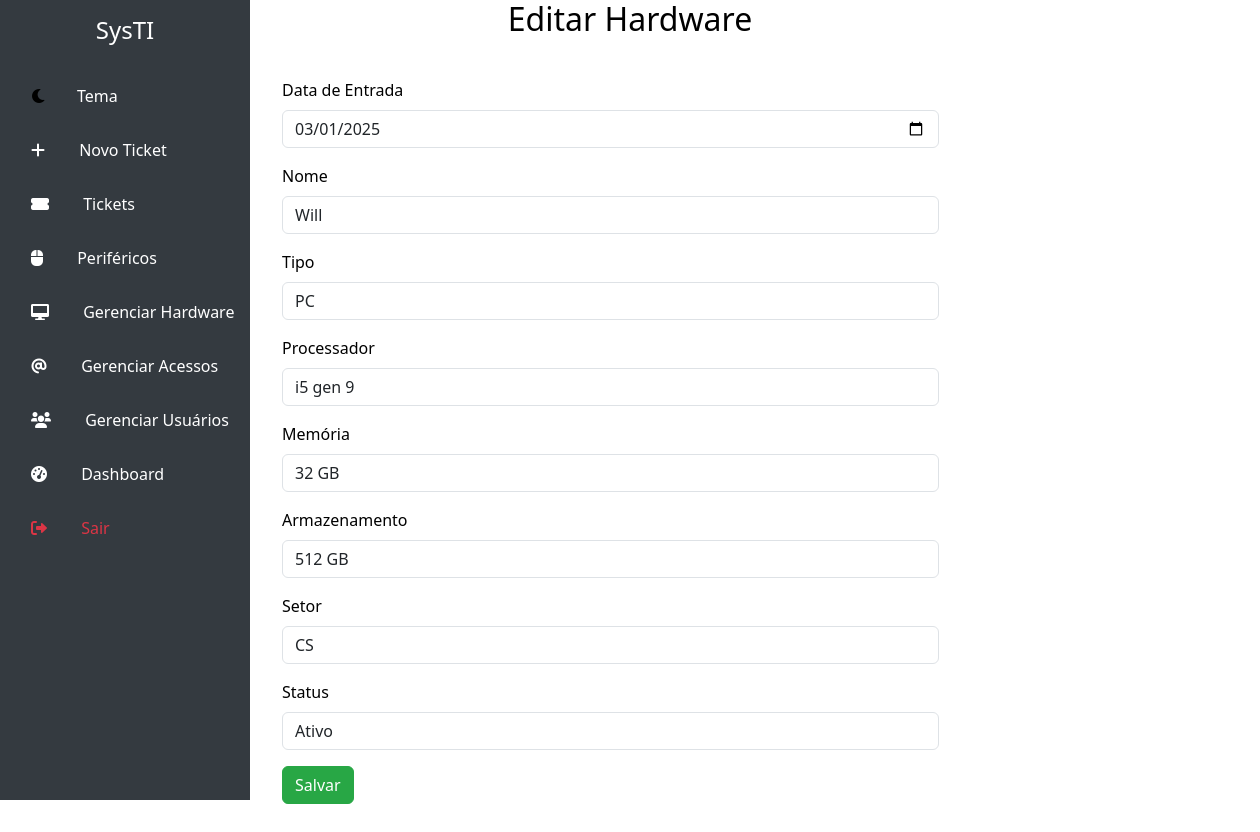
/editar_hardware/3 (signed in), run on the app's committed database.
### models.py (models this page shows)
class Hardware(db.Model):
    id = db.Column(db.Integer, primary_key=True)
    nome = db.Column(db.String(100), nullable=False)
    tipo = db.Column(db.String(50))
    usuario_id = db.Column(db.Integer, db.ForeignKey('user.id'))  # Relaciona ao usuário dono
    status = db.Column(db.String(50), default="ativo")
    processador = db.Column(db.String(200))
    armazenamento = db.Column(db.String(100))
    memoria = db.Column(db.String(100))
    data_entrada = db.Column(db.Date)
    setor = db.Column(db.String(50))

### app.py (the view, shortened to what this page needs)
@app.route('/editar_hardware/<int:id>', methods=['GET', 'POST'])
@login_required
def editar_hardware(id):
    hardware = Hardware.query.get_or_404(id)
    return render_template('editar_hardware.html', hardware=hardware)

### app.py (called while the page is built)
@login_manager.user_loader
def load_user(user_id):
    return User.query.get(int(user_id))

### templates/editar_hardware.html (shortened to what this page needs)
<!DOCTYPE html>
<html lang="pt-BR">
<head>
    <h2 class="text-center">Editar Hardware</h2>
    <link rel="stylesheet" href="https://cdn.jsdelivr.net/npm/bootstrap@5.3.0/dist/css/bootstrap.min.css">
    <link rel="stylesheet" href="https://cdnjs.cloudflare.com/ajax/libs/font-awesome/6.0.0-beta3/css/all.min.css">
    <link rel="stylesheet" href="{{ url_for('static', filename='tema.css') }}">
</head>
<body>
    <nav class="sidebar d-flex flex-column p-3">
        <h4 class="text-center text-white mb-4">SysTI</h4>
        <ul class="nav flex-column">
          {% include "toggle_mode.html" %}
          <li class="nav-item">
            <a class="nav-link" href="{{ url_for('formulario') }}">
              <i class="fas fa-plus"></i>
              <span class="d-none d-md-inline">Novo Ticket</span>
            </a>
          </li>
          {% if current_user.is_admin %}
          <li class="nav-item">
            <a class="nav-link" href="{{ url_for('listar_tickets') }}">
              <i class="fas fa-ticket-alt"></i>
              <span class="d-none d-md-inline">Tickets</span>
            </a>
          </li>
          <li class="nav-item">
            <a class="nav-link" href="{{ url_for('registrar_periferico') }}">
              <i class="fa-solid fa-computer-mouse"></i>
              <span class="d-none d-md-inline">Periféricos</span>
            </a>
          </li>
          <li class="nav-item">
            <a class="nav-link" href="{{ url_for('gerenciar_hardware') }}">
              <i class="fas fa-desktop"></i>
              <span class="d-none d-md-inline">Gerenciar Hardware</span>
            </a>
          </li>
          <li class="nav-item">
            <a class="nav-link" href="{{ url_for('listar_acessos') }}">
                <i class="fa-solid fa-at"></i>
                <span class="d-none d-md-inline">Gerenciar Acessos</span>
            </a>
        </li>
          <li class="nav-item">
            <a class="nav-link" href="{{ url_for('gerenciar_usuarios') }}">
              <i class="fas fa-users"></i>
              <span class="d-none d-md-inline">Gerenciar Usuários</span>
            </a>
          </li>
          <li class="nav-item">
            <a class="nav-link" href="{{ url_for('dashboard') }}">
              <i class="fas fa-tachometer-alt"></i>
              <span class="d-none d-md-inline">Dashboard</span>
            </a>
          </li>
          {% endif %}
          <li class="nav-item">
            <a class="nav-link text-danger" href="{{ url_for('logout') }}">
              <i class="fas fa-sign-out-alt"></i>
              <span class="d-none d-md-inline">Sair</span>
            </a>
          </li>
        </ul>
      </nav>
    <main class="col-md-10 offset-md-2 content">
        <div class="col-md-8">
            <form method="POST" action="{{ url_for('editar_hardware', id=hardware.id) }}">
                <div class="mb-3">
                    <label class="form-label">Data de Entrada</label>
                    <input type="date" class="form-control" name="data_entrada" value="{{ hardware.data_entrada }}">
                </div>
                <div class="mb-3">
                    <label class="form-label">Nome</label>
                    <input type="text" class="form-control" name="nome" value="{{ hardware.nome }}" required>
                </div>
                <div class="mb-3">
                    <label class="form-label">Tipo</label>
                    <select class="form-control" name="tipo">
                        <option value="PC" {% if hardware.tipo == 'PC' %}selected{% endif %}>PC</option>
                    </select>
                </div>
                <div class="mb-3">
                    <label class="form-label">Processador</label>
                    <input type="text" class="form-control" name="processador" value="{{ hardware.processador }}" required>
                </div>
                <div class="mb-3">
                    <label class="form-label">Memória</label>
                    <input type="text" class="form-control" name="memoria" value="{{ hardware.memoria }}" required>
                </div>
                <div class="mb-3">
                    <label class="form-label">Armazenamento</label>
                    <input type="text" class="form-control" name="armazenamento" value="{{ hardware.armazenamento }}" required>
                </div>
                <div class="mb-3">
                    <label class="form-label">Setor</label>
                    <select class="form-control" name="setor">
                        <option value="CS" {% if hardware.setor == 'CS' %}selected{% endif %}>CS</option>
                    </select>
                </div>
                <div class="mb-3">
                    <label class="form-label">Status</label>
                    <select class="form-control" name="status">
                        <option value="ativo" {% if hardware.status == 'ativo' %}selected{% endif %}>Ativo</option>
                    </select>
                </div>
                <button type="submit" class="btn btn-success">Salvar</button>
            </form>
        </div>
    </main>
</body>
</html>

### static/tema.css (style rules this page uses)
:root { --background-light: white; --text-light: black; --background-dark: #121212; --text-dark: white; --sidebar-light: #343a40; --sidebar-dark: #1f1f1f; --btn-hover-light: #333; --btn-hover-dark: #444; --success-color: #28a745; --success-hover: #218838; --danger-color: #dc3545; --btn-primary: #4a4cda; --fa-trash: #dc3545; }
body { background-color: var(--background-light); color: var(--text-light); transition: all 0.3s ease-in-out; }
.sidebar { background-color: var(--sidebar-light); }
.nav-link { color: white; }
.btn { color: white; transition: background-color 0.3s ease-in-out, color 0.3s ease-in-out; }
.btn-success { background-color: var(--success-color) !important; border-color: var(--success-color) !important; color: white !important; }
.text-danger { color: var(--danger-color) !important; }

### templates/editar_hardware.html (style rules this page uses)
.sidebar { width: 75px; height: 100vh; position: fixed; top: 0; left: 0; background-color: #343a40; transition: width 0.3s; overflow-x: hidden; padding-top: 20px; }
.sidebar .nav-link { color: #fff; white-space: nowrap; padding: 15px; }
.sidebar .nav-link i { margin-right: 30px; }
.content { margin-left: 80px; padding: 2rem; transition: margin-left 0.3s; }

### data on the page
Hardware: data_entrada "03/01/2025", nome "Will", tipo "PC", processador "i5 gen 9", memoria "32 GB", armazenamento "512 GB", setor "CS", status "Ativo"
